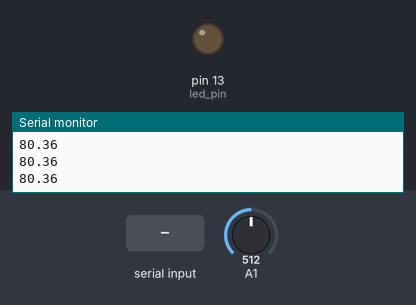
Recording of a sketch running on a simulated Arduino Uno, built with avr-gcc and run on an emulated ATmega328P. On the bench: output pins drawn as LEDs (lit = HIGH), the last lines printed to the serial monitor. Inputs (shaded band) come from the test bench; at power-on: A1 = 512.

Above: at 1.2 s.
1.3 s: byte 30 received over Serial
At 2.4 s:
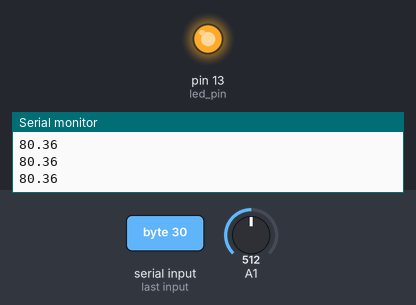
Timing chart, 0 to 4.3 s (numbered marks = the images above; inputs shaded):
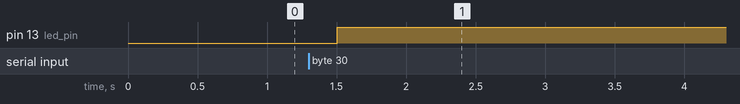

Measured:
- after the input at 1.3 s, pin 13 (led_pin): LOW → HIGH after 0.20 s

The sketch:

arduinocode.ino
```cpp
#include <Servo.h>

Servo moter1;

int temp1_pin = 1;
int led_pin = 13;
int led = 0;

double r = 0;
double t = 0;


void setup() {
  // put your setup code here, to run once:
  Serial.begin(9600);
  pinMode(led_pin, OUTPUT);
  //moter1.attach(3);
}

void loop() {
  write();
  read();
  delay(500);
}

void motor() {
  moter1.write(30);
  delay(1000);
  moter1.write(120);
}

void write(){
  r = 10000.0/((1023.0/analogRead(1))-1.0);
  t = (1 / ( log(r/100000)/3950 + 1.0/(20+273.15)) - 273.15);
  Serial.println(t);
}

void read() {
  if(Serial.available() > 0) {
    led = Serial.read();
    if(led > 0)
      digitalWrite(led_pin, HIGH);
    else
      digitalWrite(led_pin, LOW);
  }

}
```
